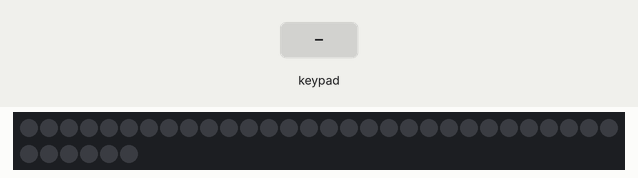
Recording of a sketch running on a simulated Arduino Uno, built with avr-gcc and run on an emulated ATmega328P. On the bench: 36 RGB LEDs in strip order, left to right, continuing on the next row. The test bench sets the inputs (shaded band). Dim RGB values are drawn brighter than linear.

Above: at 1.2 s.
1.3 s: keypad keys 1 3 9 7 pressed 0.4 s apart
At 4.38 s:
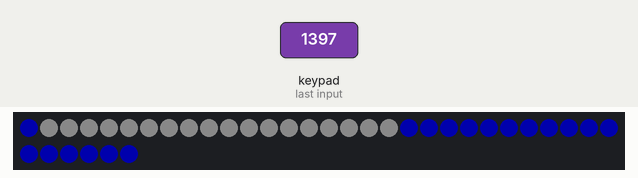
At 5.33 s:
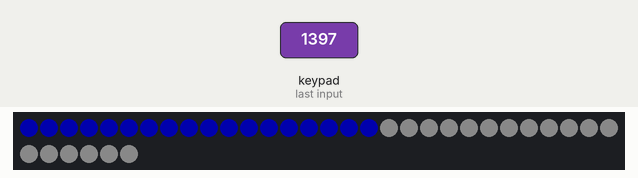

Measured:
- after the input at 1.3 s, the LEDs: first change at once (image 1 shows a later state)

The sketch:

Offical_FA.ino
```cpp
//Currently led just goes across
//but want to follow back and forth along ramp
//so store and compare the positions touched

////////////////////Prep for LED
//**
//REFERENCE :https://www.tweaking4all.com/hardware/arduino/adruino-led-strip-effects/
#include <Adafruit_NeoPixel.h>


#ifdef __AVR__
#include <avr/power.h> // Required for 16 MHz Adafruit Trinket
#endif
/////

// Which pin on the Arduino is connected to the NeoPixels?
#define PIN        6
// How many NeoPixels are attached to the Arduino?
#define NUMPIXELS 36
Adafruit_NeoPixel pixels(NUMPIXELS, PIN, NEO_GRB + NEO_KHZ800);
//**
int j = 0 ;
///////////////////PREP FOR MPR 121
//**
//REFERENCE : Example code from Arduino's MPR 121 example code
#include <Wire.h>
#include "Adafruit_MPR121.h"
#ifndef _BV
#define _BV(bit) (1 << (bit))
#endif

// You can have up to 4 on one i2c bus but one is enough for testing!
Adafruit_MPR121 cap = Adafruit_MPR121();

uint16_t lasttouched = 0;
uint16_t currtouched = 0;
//**
int pre_pos = -1;
int b = 20;
int no = NUMPIXELS;


void setup() {

  // put your setup code here, to run once:
  //set the MPR 121. Returns true if sensor found
  cap.begin(0x5A);

  //set all pixels
  pixels.begin();
}

void loop() {
  pixels.clear();
  //** //REFERENCE : Example code from Arduino's MPR 121 example code
  currtouched = cap.touched();
  // put your main code here, to run repeatedly:
  for (uint8_t i = 0; i < 12; i++) {
    //dependent is currently touched and differs from previous
    //position. Then turn led and go/prepare for next position
    if ((currtouched & _BV(i)) && !(lasttouched & _BV(i))) {
      //**

      //as user goes across the led then changes from pink to blue
      pixels.setPixelColor(j, pixels.Color(255, 0, b));
      if (j == 0) {
        b = 20;
      }
      pixels.show();
      // delay(100);
      //j += 1;
      if (i < pre_pos) {
        j -= 1;
        b -= 5;
      } else {
        j += 1;
        b += 5;
      }
      pre_pos = i  ;
      //Serial.println(i);
      //if at first position & b = 255


      //METAL POLE EFFECT
     //colors change oposite ends
      //if user touches pin 7(attached to pole) the two colours on opposite ends interchange
      if (i == 7) {
        pixels.clear();
        //repeats action 5 times
        for (int repeat = 0; repeat < 5; repeat++) {
          //nested loop to isolate and get each pos from oppposite ends and change pos every second
          for (int q = 0; q < NUMPIXELS; q++) {
            for (int i = 0; i < NUMPIXELS; i++) {
              pixels.setPixelColor(q , 0, 0, 50);
              pixels.setPixelColor(no , 10, 10, 10);
            }
            no -= 1;
            pixels.show();
            delay(50);

            if (no == 0) {
              no = NUMPIXELS;
            }

          }


        }

      }
    }
  }

  //restarts pixels to start when surpass total num of pixels
  if (j > NUMPIXELS) {
    j = 0;
  }

  //reset.Else cause flashing effect as last touch wont change
  lasttouched = currtouched;


}
```
